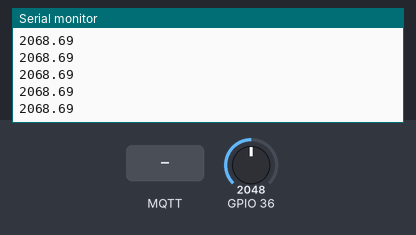
Bench run of a sketch on a simulated ESP32. On the bench: the last lines printed to the serial monitor. The test bench sets the inputs (shaded band); at power-on: GPIO 36 = 2048. WiFi joins after 1.5 s; servers stay silent unless stated; no MQTT or app messages arrive unless stated.

Above: at 2.7 s.
2.8 s: MQTT message "1" arrives on the first subscribed topic
At 2.85 s:
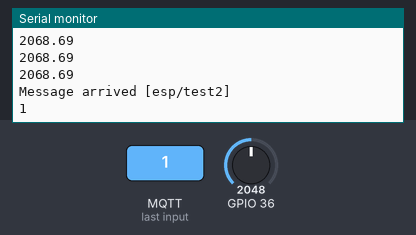
4.3 s: MQTT message "on" arrives on the first subscribed topic
At 4.32 s:
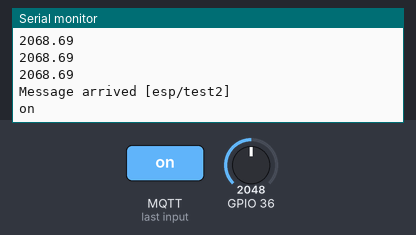
5.8 s: MQTT message "off" arrives on the first subscribed topic
7.3 s: GPIO 36 set to 2866
At 7.33 s:
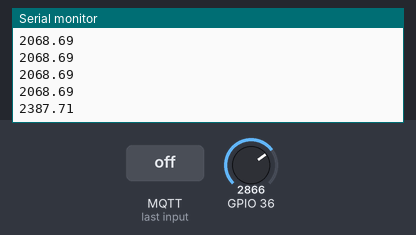
8.8 s: GPIO 36 set to 3603
At 8.8 s:
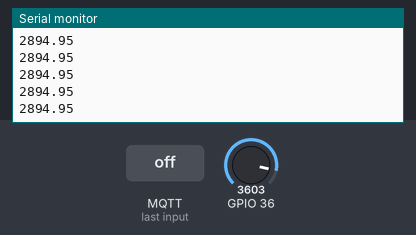
Timing chart, 0 to 11.3 s (numbered marks = the images above; inputs shaded):
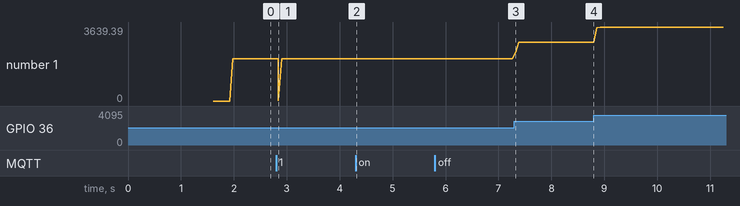

Measured:
- after the input at 2.8 s, the serial monitor: prints a new line at once (image 1)
- after the input at 4.3 s, the serial monitor: prints a new line at once (image 2)
- after the input at 7.3 s, the serial monitor: prints a new line at once (image 3)
- plotted number 1: 2068.69 → 2894.95 after the input at 7.3 s, 2894.95 → 3639.39 after the input at 8.8 s

The sketch:

ESP32_Send.ino
```cpp
#include <WiFi.h>
#include <PubSubClient.h>


const char* ssid = "YOUR_SSID";
const char* password =  "YOUR_PWRD";
const char* mqttServer = "YOUR_MQTT_SERVER";
const int mqttPort = "YOUR_MQTT_PORT";
const char* mqttUser = "YOUR_MQTT_USER";
const char* mqttPassword = "YOUR_MQTT_PWRD";

float sensorValue= 0;        // value read from the pot
int counter=0;
int flag =0;

WiFiClient espClient;
PubSubClient client(espClient);

void callback(char* topic, byte* payload, unsigned int length) {
  Serial.print("Message arrived [");
  Serial.print(topic);
  Serial.print("] ");
  String pay="";
  Serial.println(pay);
  for (int i=0;i<length;i++)
  {
    pay+=(char)payload[i];
  }
  Serial.print(pay);
  Serial.println();
}

void setup() {

  Serial.begin(115200);
  WiFi.begin(ssid, password);

  while (WiFi.status() != WL_CONNECTED) {
    delay(500);
    Serial.println("Connecting to WiFi..");
  }

  Serial.println("Connected to the WiFi network");

  client.setServer(mqttServer, mqttPort);

  while (!client.connected()) {
    Serial.println("Connecting to MQTT...");

    if (client.connect("ESP32Client", mqttUser, mqttPassword )) {

      Serial.println("connected");

    } else {

      Serial.print("failed with state ");
      Serial.print(client.state());
      delay(2000);

    }
  }
  client.setCallback(callback);
  client.subscribe("esp/test2");
}

void loop() {
  client.loop();
    for(int i=0;i<100;i++)
  {
   sensorValue+= analogRead(A0);
   delayMicroseconds(500);
  }

  sensorValue/=100;
  // map it to the range of the analog out:
  // change the analog out value:
    if (sensorValue< 800)
  {
     if (flag ==0)
    {
     client.publish("esp/test", "FAN OFF");
    }
    flag=1;
   Serial.println(0);
   counter=0;
  }
  else if ((sensorValue>= 800) && (counter > 5))
  {
    if (flag==1)
    {
     client.publish("esp/test", "FAN ON");
    }
    flag=0;
   Serial.println(sensorValue);

  }
  else
  {
    Serial.println(0);
    counter+=1;
  }
}
```
